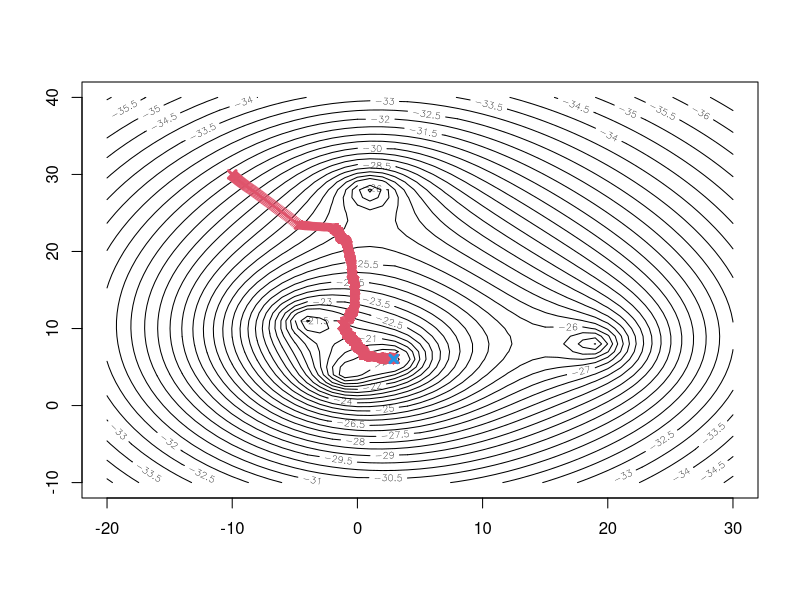

The R source for this figure:
### Optimisation algorithms                          
### Masar Al-Mosawi   
### Packages: pso

#Define the functions
#Data
x<-cbind(c(3,6), c(-4,11), c(19,8), c(-1,4), c(1,28))
cauchy<-function(x,y,b)
{
  s<-1+(b[1]-x)^2+(b[2]-y)^2
  -sum(log(s)) #minus sign to make it a minimization problem with a maximization algorithm
}

h1<-function(x,y,b)
{
  s1<-b[1]-x
  s2<-1+(b[1]-x)^2+(b[2]-y)^2
  -sum(2*s1/s2) #minus sign to make it a minimization problem with a maximization algorithm
}

h2<-function(x,y,b)
{
  s1<-b[2]-y
  s2<-1+(b[1]-x)^2+(b[2]-y)^2
  -sum(2*s1/s2) #minus sign to make it a minimization problem with a maximization algorithm
}

gradient <- function(x,y,b)
{
  c(h1(x,y,b),h2(x,y,b))
}

#test of functions
test<-c(1,1)
cauchy(3,6,c(1,1))
gradient(3,6,test)

#Plot a contour
x1grid <- seq(-20, 30, by=1)
x2grid <- seq(-10, 40, by=1)
dx1 <- length(x1grid)
dx2 <- length(x2grid)
dx  <- dx1*dx2
gx  <- matrix(rep(NA, dx), nrow=dx1)
for (i in 1:dx1)
  for (j in 1:dx2)
  {
    gx[i,j] <- cauchy(x[1,],x[2,],c(x1grid[i],x2grid[j]))
  }
mgx <- matrix(gx, nrow=dx1, ncol=dx2)
par(mfrow=c(1,1))
contour(x1grid, x2grid, mgx, nlevels=34)

#Stochastic steepest descent with momentum: g(x*)=-g(x*)
steepestasc_stoch <- function(x0, alpha0=0.02, beta=1)
{
  xt2  <-c(0,0)
  xt   <- x0
  conv <- 999
  points(xt[1], xt[2], col=2, pch=4, lwd=3)
  for (i in 1:10000)
  {
    #Uniformly random observations
    n_unif<- sample(1:ncol(x),1)
    alpha <- alpha0
    xt1   <- xt
    xt    <- xt1 + alpha*gradient(x[1,n_unif],x[2,n_unif],xt1)+beta*(xt1-xt2)
    xt2   <- xt1
    while (cauchy(x[1,n_unif],x[2,n_unif],xt)<cauchy(x[1,n_unif],x[2,n_unif],xt1))
    {
      alpha <- alpha/2
      xt    <- xt1 + alpha*gradient(x[1,n_unif],x[2,n_unif],xt1)+beta*(xt1-xt2)
    }
    points(xt[1], xt[2], col=2, pch=4, lwd=1)
    conv <- norm(xt-xt2,type = "2")
    
  }
  points(xt[1], xt[2], col=4, pch=4, lwd=3)
  xt
}
steepestasc_stoch(c(-10,30))

#Re-define the function
f<-function(b)
{
  s<-1+(b[1]-x[1,])^2+(b[2]-x[2,])^2
  sum(log(s)) #minus sign to make it a minimization problem with a maximization algorithm
}

#Simulated annealing
temperature<-seq(0.05,5,by=0.05)
startv <- c(30,-10)
result<-matrix(nrow = length(temperature), ncol = 3)
for (i in 1:length(temperature)) {
  optim_sim_ann<-optim(startv, fn=f, method = "SANN", 
                       control = list(temp=temperature[i], tmax=10, maxit=10000))
  result[i,1]<-optim_sim_ann$par[1]
  result[i,2]<-optim_sim_ann$par[2]
  result[i,3]<-optim_sim_ann$value
}
cbind(result,temperature)

#optim_sim_ann<-optim(startv, fn=f, method = "SANN", control = list(temp=0.5, tmax=10, maxit=10000))
#optim_sim_ann$par
#optim_sim_ann$value
#result
#The temperatues are decreased according to the logarithmic cooling schedule; more specifically, the temperature is set
#to temp/log(((t-1)%/%tmax)*tmax+exp(1)), where t is the current iteration step and tmax are is the nr of function
#evaluations at each temperature
